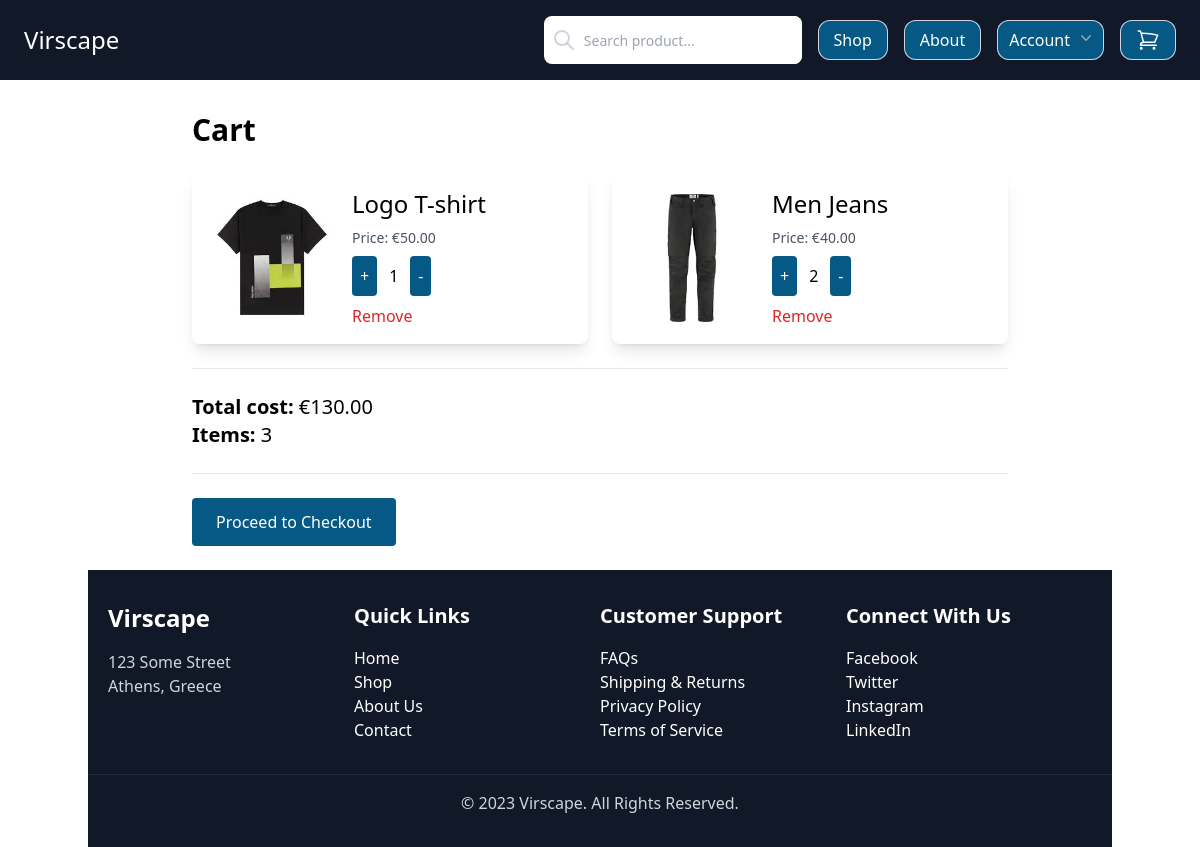
The app's page /cart/ (signed in) with its own data.
### cart/models.py (models this page shows, shortened)
class OrderItem(models.Model):
    product = models.ForeignKey(Item, on_delete=models.SET_NULL, blank=True, null=True)
    order = models.ForeignKey(Order, on_delete=models.SET_NULL, blank=True, null=True)
    quantity = models.IntegerField(default=0, null=True, blank=True)
    date_added = models.DateTimeField(auto_now_add=True)
    @property
    def get_total(self):
        total = self.product.price * self.quantity
        print(total)
        return total

class Order(models.Model):
    customer = models.ForeignKey(Profile, on_delete=models.SET_NULL, blank=True, null=True)
    date_ordered = models.DateTimeField(auto_now_add=True)
    complete = models.BooleanField(default=False, null=True, blank=True)
    transaction_id = models.CharField(max_length=200, null=True)
    @property
    def get_cart_total(self):
        orderitems = self.orderitem_set.all()
        total = sum([item.get_total for item in orderitems])
        return total
    @property
    def get_cart_items(self):
        orderitems = self.orderitem_set.all()
        total = sum([item.quantity for item in orderitems])
        return total

### shop/models.py (models this page shows, shortened)
class Item(models.Model):
    category = models.ForeignKey(Category, related_name='item', on_delete=models.CASCADE)
    title = models.CharField(max_length=50)
    description = models.TextField(blank=True)
    slug = models.SlugField(null=False, unique=True)
    image = models.ImageField(upload_to='uploads/', blank=True, null=True)
    price = models.FloatField()
    created_date = models.DateField(auto_now_add=True)
    updated_date = models.DateField(auto_now=True)
    favourites = models.ManyToManyField(User, related_name='favourite', default=None, blank=True)
    class Meta:
        ordering = ('-created_date',)
    def get_image(self):
        if self.image:
            return self.image.url

### cart/views.py (the view)
# urls.py: path('cart/', views.cart, name="cart"),
def cart(request):
    if request.user.is_authenticated:
        customer = request.user.profile
        order, created = Order.objects.get_or_create(customer=customer, complete=False)
        items = order.orderitem_set.all()
    else:
        items = []
        order = {'get_cart_total':0, 'get_cart_items':0}
    context = {'items':items, 'order':order}
    return render(request,'cart/cart_view.html', context)

### cart/templates/cart/cart_view.html (shortened to what this page needs)
{% extends 'core/base.html' %}
{% block content %}
<div class="container mx-auto mt-8 px-4">
    <h1 class="text-3xl font-semibold mb-6">Cart</h1>
    <div class="grid grid-cols-1 md:grid-cols-2 gap-6">
        {% for item in items %}
        <div class="bg-white shadow-lg rounded-lg p-4 flex items-center">
            <div class="w-24 md:w-32">
                <img src="{{ item.product.get_image }}" class="w-full" alt="{{ item.product.title }}">
            </div>
            <div class="pl-4 flex-grow">
                <h2 class="text-xl md:text-2xl">{{ item.product.title }}</h2>
                <p class="text-gray-600 text-sm mt-2">Price: €{{ item.product.price|floatformat:2 }}</p>
                <div class="mt-2 flex items-center">
                    <button data-product="{{ item.product.id }}" data-action="add" class="p-2 bg-sky-800 text-white rounded hover:bg-sky-900 update-cart">+</button>
                    <p class="mx-3">{{ item.quantity }}</p>
                    <button data-product="{{ item.product.id }}" data-action="remove" class="p-2 bg-sky-800 text-white rounded hover:bg-sky-900 update-cart">-</button>
                </div>
                <button data-product="{{ item.product.id }}" data-action="trash" class="update-cart mt-2 text-red-600 hover:text-red-800">
                    Remove
                </button>
            </div>
        </div>
        {% endfor %}
    </div>
    <hr class="my-6">
    <div class="text-xl">
        <p><strong>Total cost:</strong> €{{ order.get_cart_total|floatformat:2 }}</p>
        <p><strong>Items:</strong> {{ order.get_cart_items }}</p>
    </div>
    <hr class="my-6">
    <a href="{% url 'checkout' %}" class="inline-block px-6 py-3 bg-sky-800 text-white rounded hover:bg-sky-900">
        Proceed to Checkout
    </a>
</div>
{% endblock %}

### records on screen
OrderItem: product.get_image (picture), product "Logo T-shirt", product.price "50.00", quantity "1"
OrderItem: product.get_image (picture), product "Men Jeans", product.price "40.00", quantity "2"
Order: get_cart_total "130.00", get_cart_items "3"
